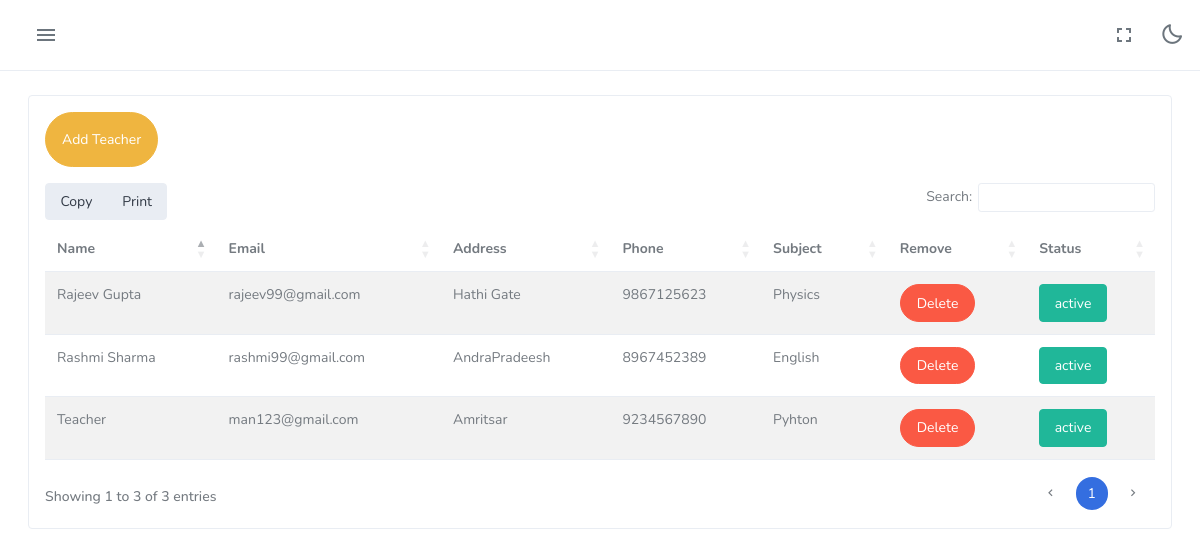
Screenshot of /teacher-details/ (signed in) with the database file from the repository.
### head/models.py (models this page shows)
class teacher_details(models.Model):
    fullname = models.CharField(max_length=100)
    email = models.EmailField(max_length=100,primary_key=True)
    address = models.CharField(max_length=255)
    phone = models.IntegerField()
    status = models.CharField(max_length=100,default="active")
    subject = models.CharField(max_length=100,default="Not Alloted")
    password = models.CharField(max_length=30,default="Password123")

### head/views.py (the view, shortened to what this page needs)
# urls.py: path('teacher-details/',teacher_detail),
def teacher_detail(request):
     try:
          request.session["data"]
          return render(request,'teacher_details.html',context = {'teacher_details':teacher_details.objects.all()})
     except KeyError:
          return redirect('/admin-login/')

### head/templates/teacher_details.html (shortened to what this page needs)
{% load static%}
<!DOCTYPE html>
<html lang="en" data-bs-theme="light" data-menu-color="brand" data-topbar-color="light">
<head>
    <link href="{% static 'assets/libs/datatables.net-bs5/css/dataTables.bootstrap5.min.css'%}" rel="stylesheet"
        type="text/css" />
    <link href="{% static 'assets/libs/datatables.net-responsive-bs5/css/responsive.bootstrap5.min.css'%}"
        rel="stylesheet" type="text/css" />
    <link href="{% static 'assets/libs/datatables.net-buttons-bs5/css/buttons.bootstrap5.min.css'%}" rel="stylesheet"
        type="text/css" />
    <link href="{% static 'assets/libs/datatables.net-select-bs5/css/select.bootstrap5.min.css'%}" rel="stylesheet"
        type="text/css" />
    <link href="{% static 'assets/css/style.min.css'%}" rel="stylesheet" type="text/css">
    <link href="{% static 'assets/css/icons.min.css'%}" rel="stylesheet" type="text/css">
</head>
<body>
    <div class="layout-wrapper">
        <div class="page-content">
            <div class="navbar-custom">
                <div class="topbar">
                    <div class="topbar-menu d-flex align-items-center gap-lg-2 gap-1">
                        <button class="button-toggle-menu">
                            <i class="mdi mdi-menu"></i>
                        </button>
                    </div>
                    <ul class="topbar-menu d-flex align-items-center gap-4">
                        <li class="d-none d-md-inline-block">
                            <a class="nav-link" href="#" data-bs-toggle="fullscreen">
                                <i class="mdi mdi-fullscreen font-size-24"></i>
                            </a>
                        </li>
                        <li class="nav-link" id="theme-mode">
                            <i class="bx bx-moon font-size-24"></i>
                        </li>
                    </ul>
                </div>
            </div>
            <div class="px-3">
                <div class="container-fluid mt-4">
                    <div class="row">
                        <div class="col-12">
                            <div class="card">
                                <div class="card-body">
                                    <button type="button"
                                        class="btn btn-warning rounded-pill waves-effect waves-light mb-3 p-3"
                                        data-bs-toggle="modal" data-bs-target="#con-close-modal">
                                        Add Teacher
                                    </button>
                                    <table id="datatable-buttons"
                                        class="table table-striped dt-responsive nowrap w-100">
                                        <thead>
                                            <tr>
                                                <th>Name</th>
                                                <th>Email</th>
                                                <th>Address</th>
                                                <th>Phone</th>
                                                <th>Subject</th>
                                                <th>Remove</th>
                                                <th>Status</th>
                                            </tr>
                                        </thead>
                                        <tbody>
                                            {% for teacher in teacher_details %}
                                            <tr>
                                                <td>{{teacher.fullname}}</td>
                                                <td>{{teacher.email}}</td>
                                                <td>{{teacher.address}}</td>
                                                <td>{{teacher.phone}}</td>
                                                <td>{{teacher.subject}}</td>
                                                <td>
                                                    <a href="/teacher-details/{{teacher.email}}"
                                                        class="btn btn-danger rounded-5 px-3">Delete</a>
                                                </td>
                                                <td>
                                                    <button type="button"
                                                        class="btn btn-success waves-effect waves-light"
                                                        data-bs-toggle="modal"
                                                        data-bs-target="#update_{{teacher.phone}}">{{teacher.status}}</button>
                                                </td>
                                            </tr>
                                            {% endfor %}
                                        </tbody>
                                    </table>
                                </div>
                            </div>
                        </div>
                    </div>
                </div>
            </div>
        </div>
</body>
</html>

### rows the page displays
teacher_details: fullname "Rashmi Sharma", email "rashmi99@gmail.com", address "AndraPradeesh", phone "8967452389", subject "English", status "active"
teacher_details: fullname "Rajeev Gupta", email "rajeev99@gmail.com", address "Hathi Gate", phone "9867125623", subject "Physics", status "active"
teacher_details: fullname "Teacher", email "man123@gmail.com", address "Amritsar", phone "9234567890", subject "Pyhton", status "active"
